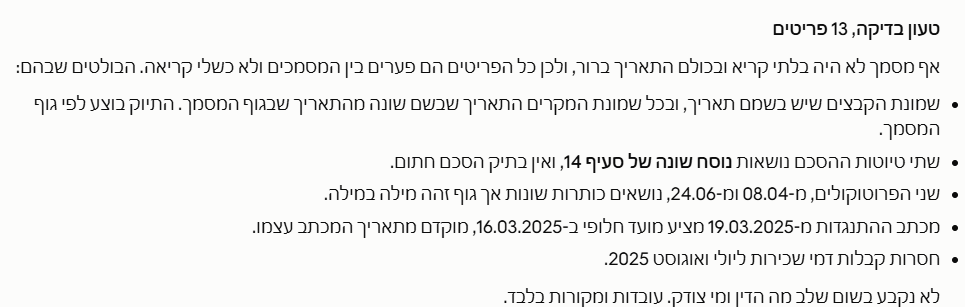
#> input picture skills/qa/chapter-scheduled-assets/cut-flagged.png, 965 x 307 px, given in place of raw-280.png, which was not available
$ python cut_includecompleted.py
#> lines starting #> are read from the running program, lines starting #| are printed output that depends on the picture
# -*- coding: utf-8 -*-
"""The Include completed switch, turned on. A finished routine vanishes from the
list until this is flipped, and it goes back to off on every visit."""
import os
from PIL import Image

ROOT = r"C:\Users\Tzahi\OneDrive\שולחן העבודה\LEGAL-MIND-CLAUDE-DESKTOP-GUIDE\.github-live-repo\legal-mind-claude-guides"
D = os.path.join(ROOT, "skills", "qa", "chapter-scheduled-assets")

im = Image.open(os.path.join(D, "raw-280.png")).convert("RGB")
#> im is the input picture: PIL image 965x307 RGB; mean R, G, B 240.6, 240.6, 239.6
out = os.path.join(D, "cut-include-completed.png")
im.crop((700, 185, 1500, 290)).save(out)
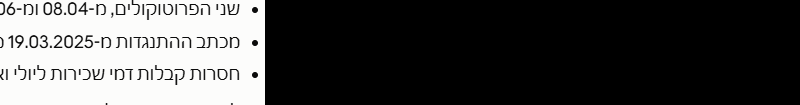
#> saved as cut-include-completed.png: PIL image 800x105 RGB; mean R, G, B 77, 77, 76.7
print(out, Image.open(out).size)

$ run again, on skills/qa/chapter-scheduled-assets/cut-run-summary.png
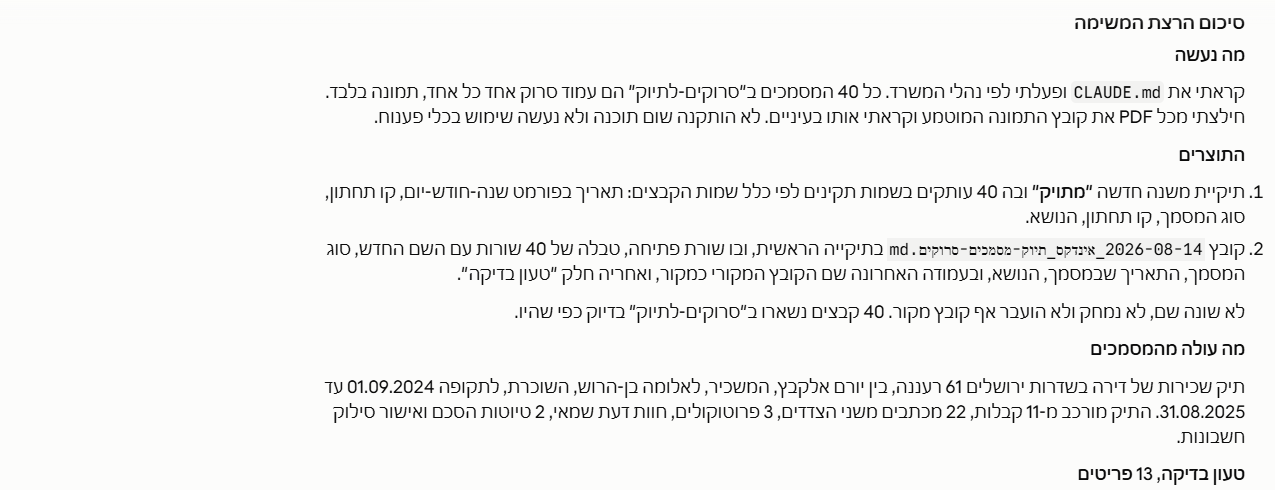
#> input picture skills/qa/chapter-scheduled-assets/cut-run-summary.png, 1275 x 490 px, given in place of raw-280.png, which was not available
#> im is the input picture: PIL image 1275x490 RGB; mean R, G, B 242.8, 242.8, 241.9
#> `im.crop((700, 185, 1500, 290)).save(out)`:
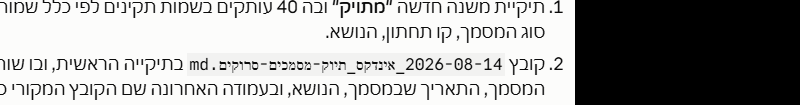
#> saved as cut-include-completed.png: PIL image 800x105 RGB; mean R, G, B 164.9, 164.9, 164.2
